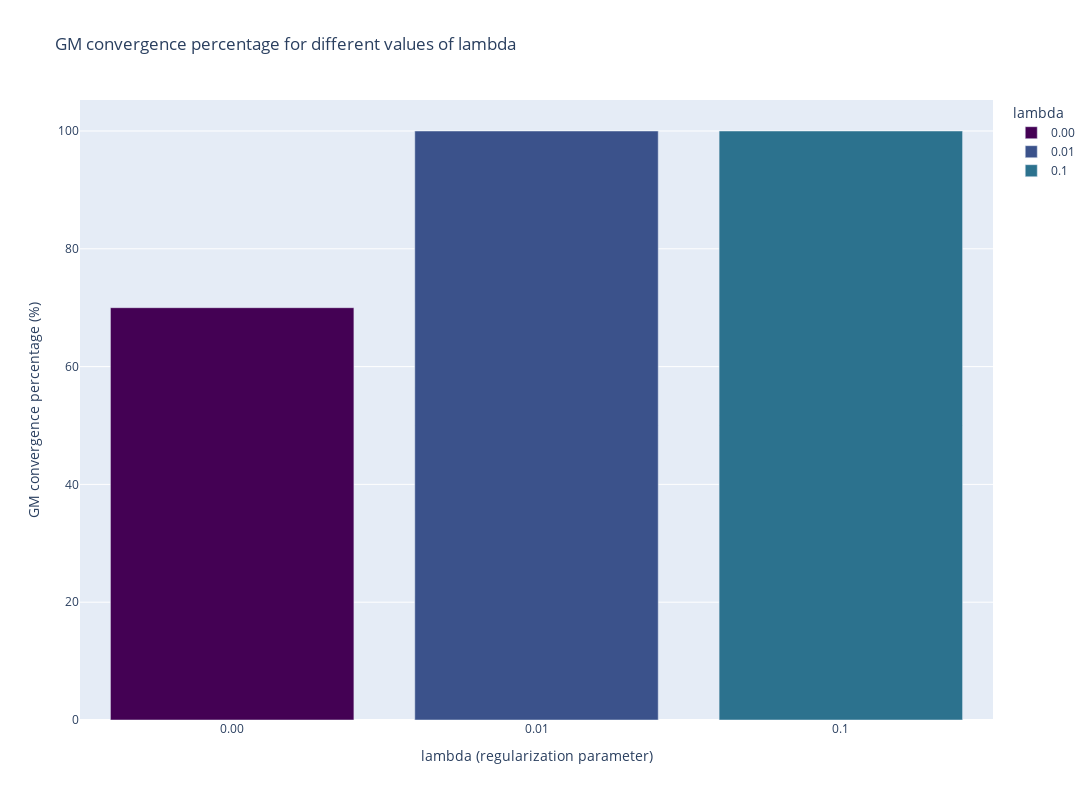

Here is the notebook cell this chart was saved with:
### Code cell
fig = px.bar(la_gm_conv_prc, x='lambda', y='percentage',
             title='GM convergence percentage for different values of lambda',
             color='lambda',
             color_discrete_sequence =['#440154', '#3b528b', '#2c728e'],
             height=800, width=1200)
fig.update_layout(
    xaxis_title=r'lambda (regularization parameter)',
    yaxis_title=r'GM convergence percentage (%)'
)
fig.show()

### Figure 1 — Plotly figure (JSON) as saved in the notebook; plotly's stock layout.template omitted (floating-point values rounded to 4 significant figures)
{"data": [{"alignmentgroup": "True", "hovertemplate": "lambda=%{x}<br>percentage=%{y}<extra></extra>", "legendgroup": "0.00", "marker": {"color": "#440154", "pattern": {"shape": ""}}, "name": "0.00", "offsetgroup": "0.00", "orientation": "v", "showlegend": true, "textposition": "auto", "type": "bar", "x": ["0.00"], "xaxis": "x", "y": [70], "yaxis": "y"}, {"alignmentgroup": "True", "hovertemplate": "lambda=%{x}<br>percentage=%{y}<extra></extra>", "legendgroup": "0.01", "marker": {"color": "#3b528b", "pattern": {"shape": ""}}, "name": "0.01", "offsetgroup": "0.01", "orientation": "v", "showlegend": true, "textposition": "auto", "type": "bar", "x": ["0.01"], "xaxis": "x", "y": [100], "yaxis": "y"}, {"alignmentgroup": "True", "hovertemplate": "lambda=%{x}<br>percentage=%{y}<extra></extra>", "legendgroup": "0.1", "marker": {"color": "#2c728e", "pattern": {"shape": ""}}, "name": "0.1", "offsetgroup": "0.1", "orientation": "v", "showlegend": true, "textposition": "auto", "type": "bar", "x": ["0.1"], "xaxis": "x", "y": [100], "yaxis": "y"}], "layout": {"barmode": "relative", "height": 800, "legend": {"title": {"text": "lambda"}, "tracegroupgap": 0}, "title": {"text": "GM convergence percentage for different values of lambda"}, "width": 1200, "xaxis": {"anchor": "y", "categoryarray": ["0.00", "0.01", "0.1"], "categoryorder": "array", "domain": [0, 1], "title": {"text": "lambda (regularization parameter)"}}, "yaxis": {"anchor": "x", "domain": [0, 1], "title": {"text": "GM convergence percentage (%)"}}}}
